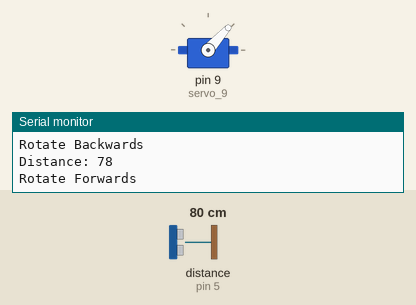
Simulated run of this sketch. Board: Arduino Uno, built with avr-gcc and run on an emulated ATmega328P. Shown: servo, the last lines printed to the serial monitor. Wiring (inferred from the names in the program): ultrasonic range finder: trigger pin 6; echo pin 5. The test bench sets the inputs (shaded band); at power-on: distance to the obstacle (sensor on pin 5) 80 cm. The echo pulse lasts 58.3 µs per cm.

Above: at 3.5 s.
3.6 s: distance to the obstacle (sensor on pin 5) set to 99 cm
At 4.41 s:
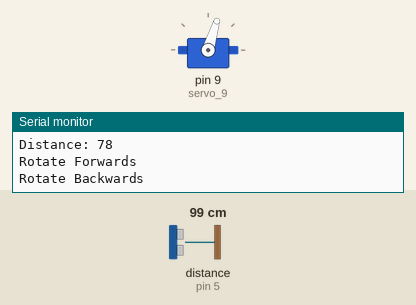
7.2 s: distance to the obstacle (sensor on pin 5) set to 106 cm
At 8.06 s:
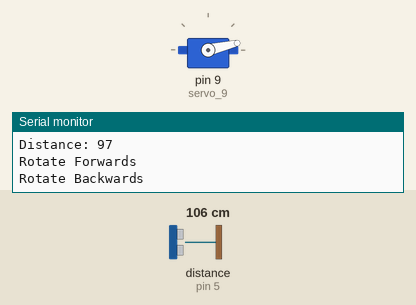
At 9.5 s:
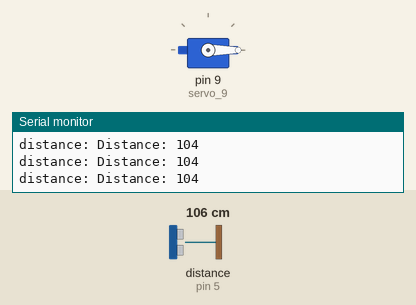
Timing chart, 0 to 11.0 s (numbered marks = the images above; inputs shaded):
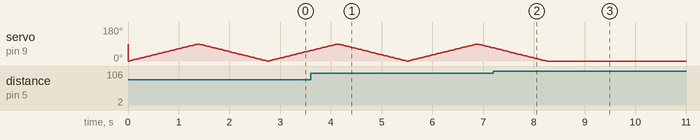

The sketch:

ultrasonic_sensor___a_servo.ino
```cpp
#include <Servo.h>

int pos = 0;
Servo servo_9;
const int trig_Pin = 6;  //Initialize I/O pins
const int echo_Pin = 5;
long duration;  //Since PulseIn return an unsigned Long
int distance;  //To save the distance

void setup()
{
  servo_9.attach(9);
  pinMode(echo_Pin, INPUT);      //Echo pin as Input
  pinMode(trig_Pin, OUTPUT);   //Trigger pin as Output
  Serial.begin(9600);   //Initialize Serial communication
}

void loop(){

  digitalWrite(trig_Pin, LOW); //Make Trigger pin Low at start
  delayMicroseconds(2);
  digitalWrite(trig_Pin, HIGH);
  delayMicroseconds(10);  //Make Trigger pin High for 10 uS to start sending the pulse
  digitalWrite(trig_Pin, LOW);
  duration = pulseIn(echo_Pin, HIGH);  //Save the time it took ultrasonic wave to come back
  distance = duration*0.034/2.0;
     Serial.print("Distance: ");
     Serial.println(distance);


   if (distance<100)
{
   Serial.println("Rotate Forwards");


    // sweep the servo from 0 to 180 degrees in steps
  // of 1 degrees


  for (pos = 0; pos <= 90; pos += 1) {
    // tell servo to go to position in variable 'pos'
    servo_9.write(pos);


    // wait 15 ms for servo to reach the position
    delay(15); // Wait for 15 millisecond(s)
  }
    Serial.println("Rotate Backwards");
  for (pos = 90; pos >= 0; pos--) {
    // tell servo to go to position in variable 'pos'
    servo_9.write(pos);
    // wait 15 ms for servo to reach the position
    delay(15); // Wait for 15 millisecond(s)
 }
   } else {
   Serial.print("distance: ");
   for (pos = 0; pos <= 0; pos++) {
    // tell servo to go to position in variable 'pos'
    servo_9.write(pos);
    // wait 15 ms for servo to reach the position
    delay(15); // Wait for 15 millisecond(s)
   }
}
}
```

Measured:
- the behaviour switches between 101 and 102 cm on distance to the obstacle (sensor on pin 5) (found by bisection; images 1 and 2)
- after the input at 7.2 s, servo on pin 9 (servo_9): goes on until 8.3 s, then stays 0°
